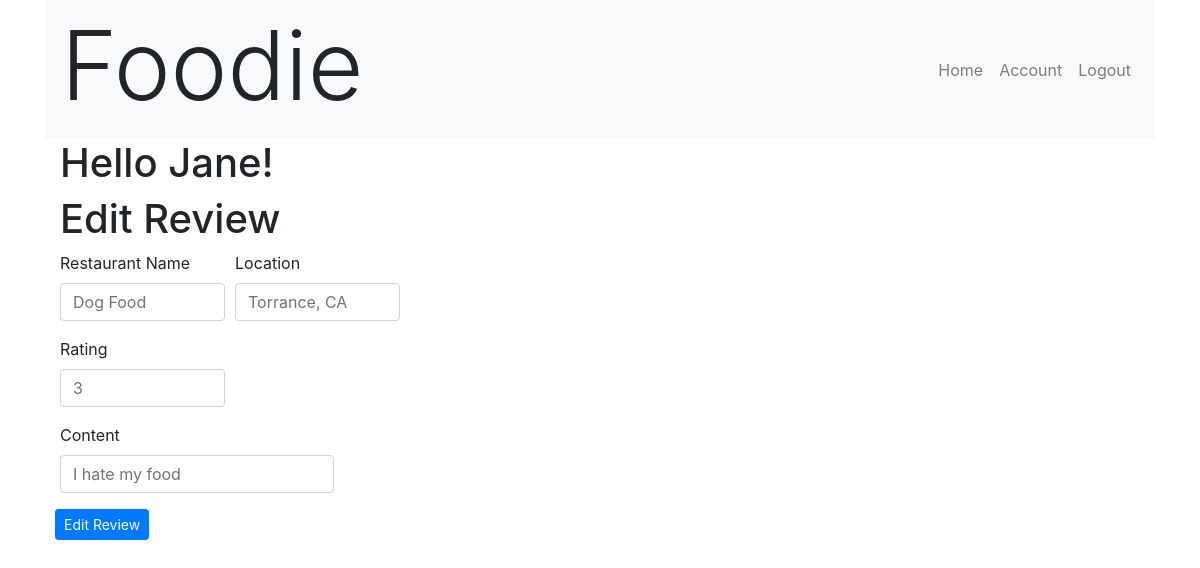
The app's page /view_review/6 (signed in) with its own data.
### FoodieApp/models.py (models this page shows)
class User(models.Model):
    first_name = models.CharField(max_length=255)
    last_name = models.CharField(max_length=255)
    email = models.EmailField(max_length=255)
    password = models.CharField(max_length=255)
    created_at = models.DateField(auto_now_add=True)
    updated_at = models.DateField(auto_now=True)
    objects = UserManager()

class Review(models.Model):
    restaurant_name = models.CharField(max_length=255)
    location = models.CharField(max_length=255)
    rating = models.IntegerField()
    content = models.CharField(max_length=255)
    creator = models.ForeignKey(
        User, related_name="has_created_review", on_delete=models.CASCADE)
    liked_by = models.ManyToManyField(User, related_name="liked_reviews")
    created_at = models.DateField(auto_now_add=True)
    updated_at = models.DateField(auto_now=True)
    objects = ReviewManager()

### FoodieApp/views.py (the view)
# urls.py: path('view_review/<int:review_id>', views.view_review),
def view_review(request, review_id):
    context = {
        'review': Review.objects.get(id=review_id),
        'this_user': User.objects.get(id=request.session['user_id'])
    }
    return render(request, 'view_review.html', context)

### FoodieApp/templates/view_review.html (shortened to what this page needs)
<!DOCTYPE html>
<html lang="en">
<head>
    <link rel="stylesheet" href="https://maxcdn.bootstrapcdn.com/bootstrap/4.0.0/css/bootstrap.min.css"
>
</head>
<body>
    <div class="container">
        <nav class="navbar navbar-expand-lg navbar-light bg-light">
            <h1 class="display-1">Foodie</h1>
            <div class="collapse navbar-collapse justify-content-end" id="navbarNav">
                <ul class="navbar-nav">
                    <li class="nav-item">
                        <a class="nav-link" href="/dashboard">Home<span class="sr-only">(current)</span></a>
                    </li>
                    <li class="nav-item">
                        <a class="nav-link" href="#">Account</a>
                    </li>
                    <li class="nav-item">
                        <a class="nav-link" href="/logout">Logout</a>
                    </li>
                </ul>
            </div>
        </nav>
        <div class="col-md-4">
            <h1>Hello {{request.session.first_name}}!</h1>
        </div>
        <div class="col-md-4">
            <h1>Edit Review</h1>
            <form action="/edit_review/{{ review.id }}" method="POST">
                <div class="form-row">
                    <div class="form-group col-md-6">
                        <label for="inputRestaurantName">Restaurant Name</label>
                        <input type="text" class="form-control" name='restaurant_name'
                            placeholder="{{ review.restaurant_name }}">
                    </div>
                    <div class="form-group col-md-6">
                        <label for="inputLocation">Location</label>
                        <input type="text" class="form-control" name='location' placeholder="{{ review.location }}">
                    </div>
                    <div class="form-group col-md-6">
                        <label for="inputContent">Rating</label>
                        <input type="number" class="form-control" name='rating' min="1" max="10"
                            placeholder="{{ review.rating }}">
                    </div>
                    <div class="form-group col-md-auto">
                        <label for="inputContent">Content</label>
                        <input type="text" class="form-control" name='content' placeholder="{{ review.content }}">
                    </div>
                    <button type="submit" class="btn btn-primary btn-sm">Edit Review</button>
                </div>
            </form>
        </div>
    </div>
</body>
</html>

### records on screen
User: session.first_name "Jane"
Review: restaurant_name "Dog Food", location "Torrance, CA", rating "3", content "I hate my food"
